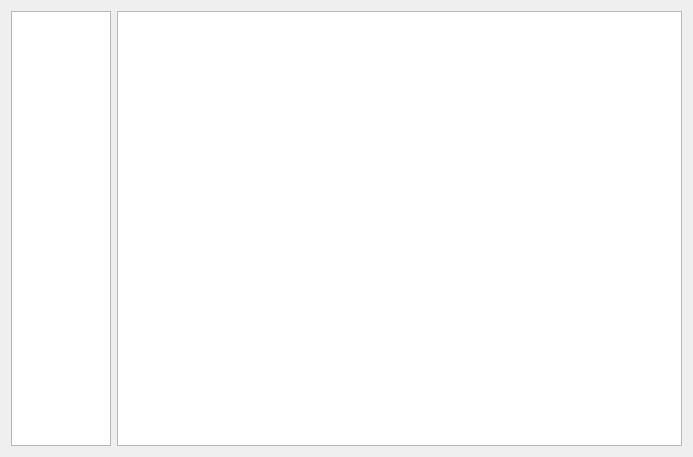
<?xml version="1.0" encoding="UTF-8"?>
<ui version="4.0">
 <class>Form</class>
 <widget class="QWidget" name="Form">
  <property name="geometry">
   <rect>
    <x>0</x>
    <y>0</y>
    <width>693</width>
    <height>457</height>
   </rect>
  </property>
  <property name="windowTitle">
   <string>Command help</string>
  </property>
  <layout class="QHBoxLayout" name="horizontalLayout">
   <item>
    <widget class="QListWidget" name="listWidget">
     <property name="sizePolicy">
      <sizepolicy hsizetype="Minimum" vsizetype="Expanding">
       <horstretch>0</horstretch>
       <verstretch>0</verstretch>
      </sizepolicy>
     </property>
     <property name="minimumSize">
      <size>
       <width>0</width>
       <height>0</height>
      </size>
     </property>
     <property name="baseSize">
      <size>
       <width>0</width>
       <height>0</height>
      </size>
     </property>
     <property name="horizontalScrollBarPolicy">
      <enum>Qt::ScrollBarAlwaysOff</enum>
     </property>
     <property name="sizeAdjustPolicy">
      <enum>QAbstractScrollArea::AdjustToContents</enum>
     </property>
     <property name="alternatingRowColors">
      <bool>true</bool>
     </property>
    </widget>
   </item>
   <item>
    <widget class="QTextBrowser" name="textBrowser">
     <property name="sizePolicy">
      <sizepolicy hsizetype="Expanding" vsizetype="Expanding">
       <horstretch>1</horstretch>
       <verstretch>0</verstretch>
      </sizepolicy>
     </property>
     <property name="minimumSize">
      <size>
       <width>500</width>
       <height>400</height>
      </size>
     </property>
    </widget>
   </item>
  </layout>
 </widget>
 <resources/>
 <connections/>
</ui>
